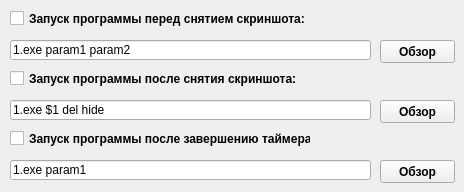
    <widget class="QWidget" name="tab_3">
     <attribute name="title">
      <string>Запуск программ</string>
     </attribute>
     <widget class="QLineEdit" name="lineEdit_3">
      <property name="geometry">
       <rect>
        <x>10</x>
        <y>160</y>
        <width>361</width>
        <height>20</height>
       </rect>
      </property>
      <property name="text">
       <string>1.exe param1</string>
      </property>
     </widget>
     <widget class="QLineEdit" name="LEProgpath">
      <property name="geometry">
       <rect>
        <x>10</x>
        <y>40</y>
        <width>361</width>
        <height>20</height>
       </rect>
      </property>
      <property name="text">
       <string>1.exe param1 param2</string>
      </property>
     </widget>
     <widget class="QLineEdit" name="lineEdit_2">
      <property name="geometry">
       <rect>
        <x>10</x>
        <y>100</y>
        <width>361</width>
        <height>20</height>
       </rect>
      </property>
      <property name="text">
       <string>1.exe $1 del hide</string>
      </property>
     </widget>
     <widget class="QCheckBox" name="CHBProgflag">
      <property name="geometry">
       <rect>
        <x>10</x>
        <y>10</y>
        <width>301</width>
        <height>17</height>
       </rect>
      </property>
      <property name="font">
       <font>
        <weight>75</weight>
        <bold>true</bold>
       </font>
      </property>
      <property name="text">
       <string>Запуск программы перед снятием скриншота:</string>
      </property>
     </widget>
     <widget class="QCheckBox" name="checkBox_6">
      <property name="geometry">
       <rect>
        <x>10</x>
        <y>130</y>
        <width>301</width>
        <height>17</height>
       </rect>
      </property>
      <property name="font">
       <font>
        <weight>75</weight>
        <bold>true</bold>
       </font>
      </property>
      <property name="text">
       <string>Запуск программы после завершению таймера:</string>
      </property>
     </widget>
     <widget class="QCheckBox" name="checkBox_2">
      <property name="geometry">
       <rect>
        <x>10</x>
        <y>70</y>
        <width>291</width>
        <height>17</height>
       </rect>
      </property>
      <property name="font">
       <font>
        <weight>75</weight>
        <bold>true</bold>
       </font>
      </property>
      <property name="text">
       <string>Запуск программы после снятия скриншота:</string>
      </property>
     </widget>
     <widget class="QPushButton" name="pushButton_6">
      <property name="geometry">
       <rect>
        <x>380</x>
        <y>40</y>
        <width>75</width>
        <height>23</height>
       </rect>
      </property>
      <property name="font">
       <font>
        <weight>75</weight>
        <bold>true</bold>
       </font>
      </property>
      <property name="text">
       <string>Обзор</string>
      </property>
     </widget>
     <widget class="QPushButton" name="pushButton_7">
      <property name="geometry">
       <rect>
        <x>380</x>
        <y>100</y>
        <width>75</width>
        <height>23</height>
       </rect>
      </property>
      <property name="font">
       <font>
        <weight>75</weight>
        <bold>true</bold>
       </font>
      </property>
      <property name="text">
       <string>Обзор</string>
      </property>
     </widget>
     <widget class="QPushButton" name="pushButton_8">
      <property name="geometry">
       <rect>
        <x>380</x>
        <y>160</y>
        <width>75</width>
        <height>23</height>
       </rect>
      </property>
      <property name="font">
       <font>
        <weight>75</weight>
        <bold>true</bold>
       </font>
      </property>
      <property name="text">
       <string>Обзор</string>
      </property>
     </widget>
    </widget>
